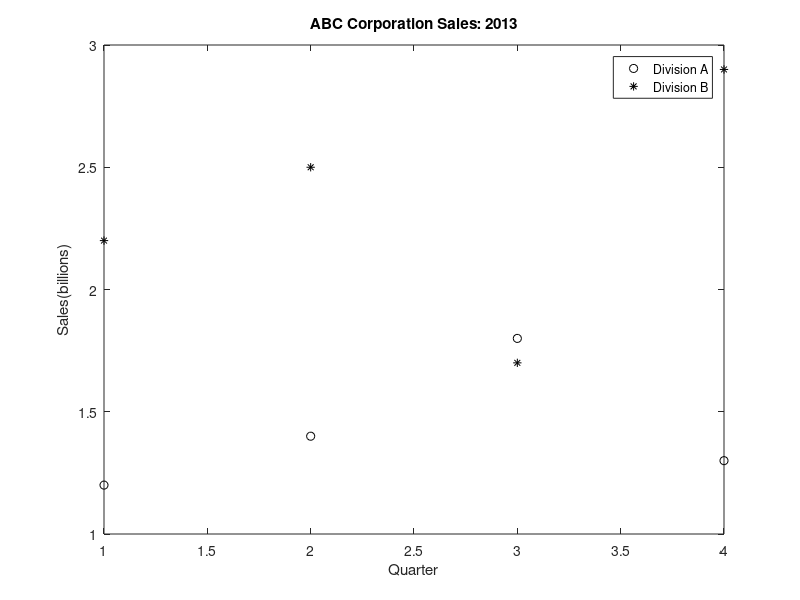

Reproduce this figure in MATLAB.
%{
    Given problem:
    The sales (in billions) for two separate divisions of
    the ABC Corportation for each of the four quarters of
    2013 are stored in a file called "salesfigs.dat":

    1.2 1.4 1.8 1.3
    2.2 2.5 1.7 2.9

    Write a MATLAB script that will:
    1. load the data from the file into a matrix
    2. separate this matrix into 2 vectors
    3. create the plot of the data (which uses black circles
    and stars as the plot symbols)
%}

% Load the data from the file into a matrix
load salesfigs.dat

% Separate this matrix into 2 vectors
sales_a = salesfigs(1,:);
sales_b = salesfigs(2,:);

% Create the plot Division A which uses black circles as the plot symbols
plot(sales_a,'ko')

% Retains the current plot and certain axes properties so that 
% subsequent graphing commands add to the existing graph.
hold on

% Create the plot Division B which uses stars as the plot symbols
plot(sales_b,'k*')

% Set the labels for the x and y axes
xlabel('Quarter')
ylabel('Sales(billions)')

% Set the title of the graph
title('ABC Corporation Sales: 2013')

% Set the legend for the graph
legend('Division A', 'Division B')

% Save the figure as PNG
print -dpng salesfigs.png